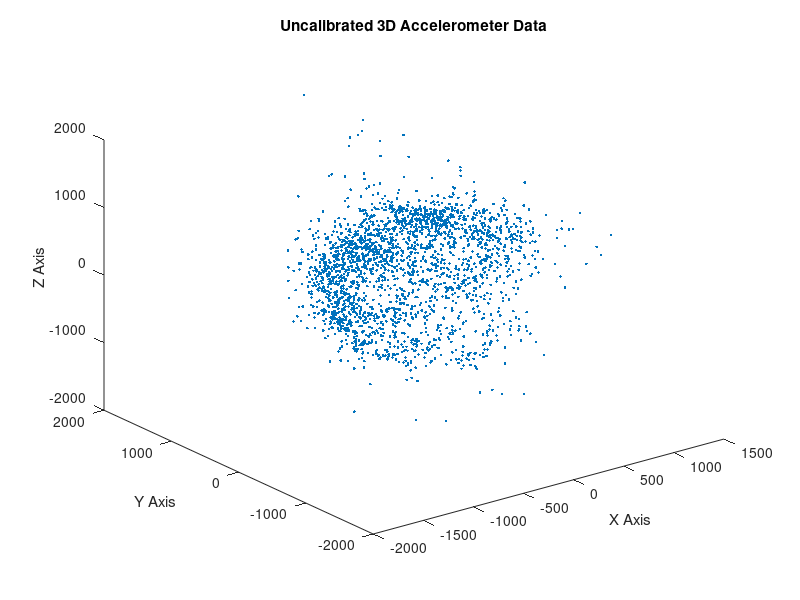
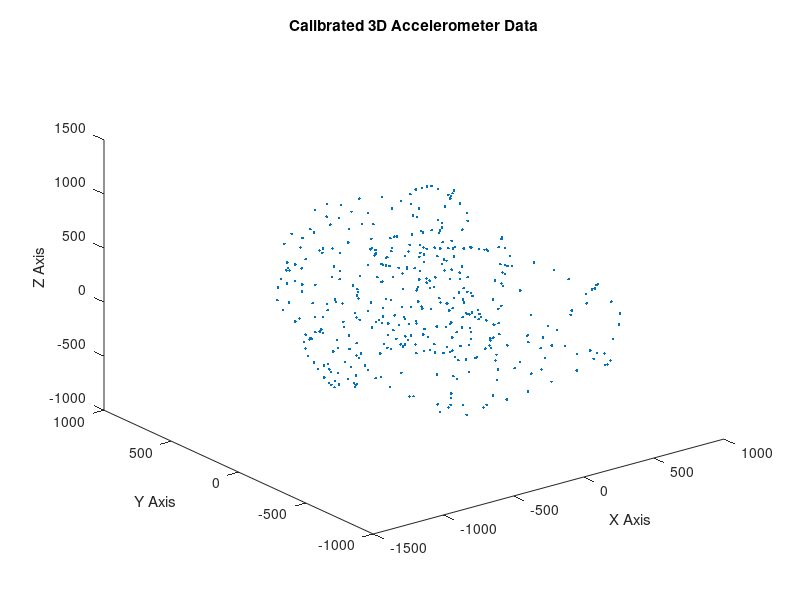

MATLAB code to generate these figures, in order:
close all;

%% Uncalibrated 3D Accelerometer Data
Array=csvread('AccelUncal.csv');
col1 = Array(:, 1);
col2 = Array(:, 2);
col3 = Array(:, 3);

figure('Name','Uncalibrated 3D Accelerometer Data','NumberTitle','off');
plot3(col1,col2,col3, '.')
hold on;
title('Uncalibrated 3D Accelerometer Data')
xlabel('X Axis')
ylabel('Y Axis')
zlabel('Z Axis')
hold off;

%% Uncalibrated 3D Accelerometer Data
Array=csvread('AccelCal.csv');
col1 = Array(:, 1);
col2 = Array(:, 2);
col3 = Array(:, 3);

figure('Name','Calibrated 3D Accelerometer Data','NumberTitle','off');
plot3(col1,col2,col3, '.')
hold on;
title('Calibrated 3D Accelerometer Data')
xlabel('X Axis')
ylabel('Y Axis')
zlabel('Z Axis')
hold off;